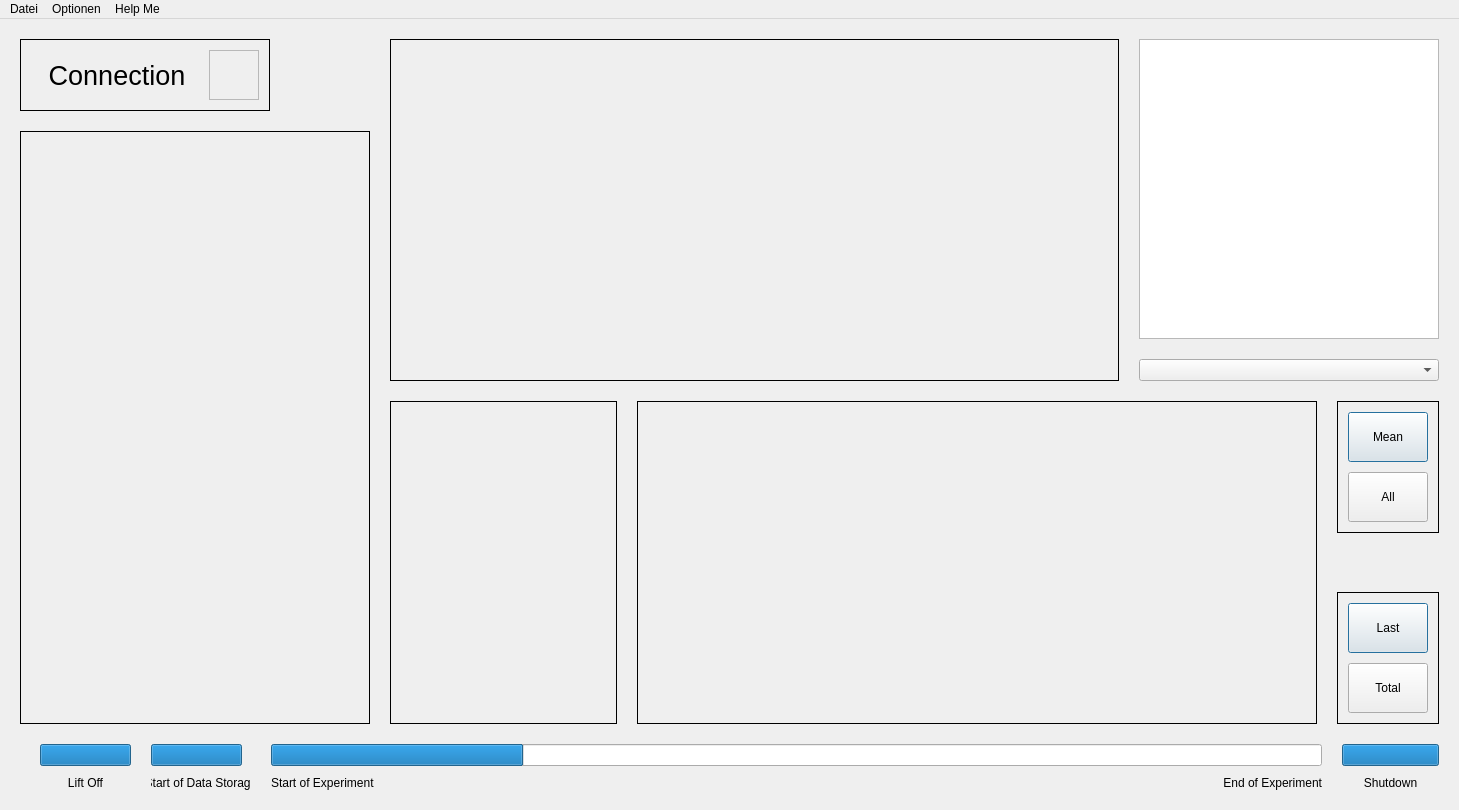
<?xml version="1.0" encoding="UTF-8"?>
<ui version="4.0">
 <class>MainWindow</class>
 <widget class="QMainWindow" name="MainWindow">
  <property name="windowModality">
   <enum>Qt::WindowModality::NonModal</enum>
  </property>
  <property name="geometry">
   <rect>
    <x>0</x>
    <y>0</y>
    <width>1459</width>
    <height>810</height>
   </rect>
  </property>
  <property name="font">
   <font>
    <family>Arial</family>
    <pointsize>9</pointsize>
    <italic>false</italic>
    <bold>false</bold>
    <underline>false</underline>
    <strikeout>false</strikeout>
    <kerning>true</kerning>
   </font>
  </property>
  <property name="cursor">
   <cursorShape>ArrowCursor</cursorShape>
  </property>
  <property name="windowTitle">
   <string>MEEGA - Ground Station</string>
  </property>
  <property name="windowOpacity">
   <double>1.000000000000000</double>
  </property>
  <property name="animated">
   <bool>false</bool>
  </property>
  <widget class="QWidget" name="centralwidget">
   <layout class="QGridLayout" name="gridLayout_2" rowstretch="1,0" columnstretch="1,3">
    <property name="leftMargin">
     <number>20</number>
    </property>
    <property name="topMargin">
     <number>20</number>
    </property>
    <property name="rightMargin">
     <number>20</number>
    </property>
    <property name="bottomMargin">
     <number>20</number>
    </property>
    <property name="spacing">
     <number>20</number>
    </property>
    <item row="0" column="0">
     <layout class="QVBoxLayout" name="verticalLayout" stretch="0,0">
      <property name="spacing">
       <number>20</number>
      </property>
      <property name="sizeConstraint">
       <enum>QLayout::SizeConstraint::SetDefaultConstraint</enum>
      </property>
      <property name="topMargin">
       <number>0</number>
      </property>
      <property name="bottomMargin">
       <number>0</number>
      </property>
      <item>
       <layout class="QHBoxLayout" name="horizontalLayout_6" stretch="1,1">
        <property name="spacing">
         <number>0</number>
        </property>
        <item>
         <widget class="QFrame" name="connectionFrame">
          <property name="sizePolicy">
           <sizepolicy hsizetype="Fixed" vsizetype="Minimum">
            <horstretch>1</horstretch>
            <verstretch>1</verstretch>
           </sizepolicy>
          </property>
          <property name="minimumSize">
           <size>
            <width>250</width>
            <height>70</height>
           </size>
          </property>
          <property name="baseSize">
           <size>
            <width>0</width>
            <height>0</height>
           </size>
          </property>
          <property name="contextMenuPolicy">
           <enum>Qt::ContextMenuPolicy::ActionsContextMenu</enum>
          </property>
          <property name="frameShape">
           <enum>QFrame::Shape::Box</enum>
          </property>
          <property name="frameShadow">
           <enum>QFrame::Shadow::Plain</enum>
          </property>
          <layout class="QHBoxLayout" name="horizontalLayout_3">
           <property name="sizeConstraint">
            <enum>QLayout::SizeConstraint::SetDefaultConstraint</enum>
           </property>
           <property name="leftMargin">
            <number>10</number>
           </property>
           <property name="topMargin">
            <number>10</number>
           </property>
           <property name="rightMargin">
            <number>10</number>
           </property>
           <property name="bottomMargin">
            <number>10</number>
           </property>
           <item>
            <widget class="QLabel" name="label_5">
             <property name="sizePolicy">
              <sizepolicy hsizetype="Minimum" vsizetype="Minimum">
               <horstretch>1</horstretch>
               <verstretch>1</verstretch>
              </sizepolicy>
             </property>
             <property name="minimumSize">
              <size>
               <width>0</width>
               <height>0</height>
              </size>
             </property>
             <property name="font">
              <font>
               <family>Arial</family>
               <pointsize>20</pointsize>
               <italic>false</italic>
               <bold>false</bold>
               <underline>false</underline>
               <strikeout>false</strikeout>
               <kerning>true</kerning>
              </font>
             </property>
             <property name="text">
              <string>Connection</string>
             </property>
             <property name="scaledContents">
              <bool>false</bool>
             </property>
             <property name="alignment">
              <set>Qt::AlignmentFlag::AlignCenter</set>
             </property>
             <property name="textInteractionFlags">
              <set>Qt::TextInteractionFlag::NoTextInteraction</set>
             </property>
            </widget>
           </item>
           <item>
            <widget class="QFrame" name="frame_6">
             <property name="sizePolicy">
              <sizepolicy hsizetype="Fixed" vsizetype="Fixed">
               <horstretch>1</horstretch>
               <verstretch>1</verstretch>
              </sizepolicy>
             </property>
             <property name="minimumSize">
              <size>
               <width>50</width>
               <height>50</height>
              </size>
             </property>
             <property name="frameShape">
              <enum>QFrame::Shape::StyledPanel</enum>
             </property>
             <property name="frameShadow">
              <enum>QFrame::Shadow::Raised</enum>
             </property>
            </widget>
           </item>
          </layout>
         </widget>
        </item>
        <item>
         <spacer name="horizontalSpacer_2">
          <property name="orientation">
           <enum>Qt::Orientation::Horizontal</enum>
          </property>
          <property name="sizeHint" stdset="0">
           <size>
            <width>40</width>
            <height>20</height>
           </size>
          </property>
         </spacer>
        </item>
       </layout>
      </item>
      <item>
       <widget class="QFrame" name="distancePlotFrame">
        <property name="sizePolicy">
         <sizepolicy hsizetype="MinimumExpanding" vsizetype="Preferred">
          <horstretch>0</horstretch>
          <verstretch>10</verstretch>
         </sizepolicy>
        </property>
        <property name="minimumSize">
         <size>
          <width>250</width>
          <height>0</height>
         </size>
        </property>
        <property name="maximumSize">
         <size>
          <width>16777215</width>
          <height>16777215</height>
         </size>
        </property>
        <property name="frameShape">
         <enum>QFrame::Shape::Box</enum>
        </property>
        <property name="frameShadow">
         <enum>QFrame::Shadow::Plain</enum>
        </property>
       </widget>
      </item>
     </layout>
    </item>
    <item row="0" column="1">
     <layout class="QVBoxLayout" name="verticalLayout_2" stretch="1,2">
      <property name="spacing">
       <number>20</number>
      </property>
      <item>
       <layout class="QHBoxLayout" name="horizontalLayout_2">
        <property name="spacing">
         <number>20</number>
        </property>
        <item>
         <widget class="QFrame" name="frame_5">
          <property name="sizePolicy">
           <sizepolicy hsizetype="MinimumExpanding" vsizetype="Preferred">
            <horstretch>0</horstretch>
            <verstretch>0</verstretch>
           </sizepolicy>
          </property>
          <property name="minimumSize">
           <size>
            <width>100</width>
            <height>0</height>
           </size>
          </property>
          <property name="frameShape">
           <enum>QFrame::Shape::Box</enum>
          </property>
          <property name="frameShadow">
           <enum>QFrame::Shadow::Plain</enum>
          </property>
         </widget>
        </item>
        <item>
         <layout class="QVBoxLayout" name="verticalLayout_3">
          <property name="spacing">
           <number>0</number>
          </property>
          <property name="bottomMargin">
           <number>0</number>
          </property>
          <item>
           <widget class="QGraphicsView" name="graphicsView">
            <property name="sizePolicy">
             <sizepolicy hsizetype="Fixed" vsizetype="Fixed">
              <horstretch>0</horstretch>
              <verstretch>0</verstretch>
             </sizepolicy>
            </property>
            <property name="minimumSize">
             <size>
              <width>300</width>
              <height>300</height>
             </size>
            </property>
           </widget>
          </item>
          <item>
           <spacer name="verticalSpacer_2">
            <property name="orientation">
             <enum>Qt::Orientation::Vertical</enum>
            </property>
            <property name="sizeType">
             <enum>QSizePolicy::Policy::MinimumExpanding</enum>
            </property>
            <property name="sizeHint" stdset="0">
             <size>
              <width>20</width>
              <height>20</height>
             </size>
            </property>
           </spacer>
          </item>
          <item>
           <widget class="QComboBox" name="comboBox">
            <property name="currentText">
             <string comment="Recording"/>
            </property>
           </widget>
          </item>
         </layout>
        </item>
       </layout>
      </item>
      <item>
       <layout class="QHBoxLayout" name="horizontalLayout_4" stretch="0,0,0">
        <property name="spacing">
         <number>20</number>
        </property>
        <item>
         <widget class="QFrame" name="frame_2">
          <property name="sizePolicy">
           <sizepolicy hsizetype="Preferred" vsizetype="MinimumExpanding">
            <horstretch>1</horstretch>
            <verstretch>0</verstretch>
           </sizepolicy>
          </property>
          <property name="frameShape">
           <enum>QFrame::Shape::Box</enum>
          </property>
          <property name="frameShadow">
           <enum>QFrame::Shadow::Plain</enum>
          </property>
         </widget>
        </item>
        <item>
         <widget class="QFrame" name="frame">
          <property name="sizePolicy">
           <sizepolicy hsizetype="Preferred" vsizetype="MinimumExpanding">
            <horstretch>3</horstretch>
            <verstretch>0</verstretch>
           </sizepolicy>
          </property>
          <property name="frameShape">
           <enum>QFrame::Shape::Box</enum>
          </property>
         </widget>
        </item>
        <item>
         <layout class="QVBoxLayout" name="verticalLayout_4">
          <property name="spacing">
           <number>0</number>
          </property>
          <property name="leftMargin">
           <number>0</number>
          </property>
          <property name="topMargin">
           <number>0</number>
          </property>
          <property name="rightMargin">
           <number>0</number>
          </property>
          <property name="bottomMargin">
           <number>0</number>
          </property>
          <item>
           <widget class="QFrame" name="frame_3">
            <property name="sizePolicy">
             <sizepolicy hsizetype="Minimum" vsizetype="Fixed">
              <horstretch>1</horstretch>
              <verstretch>0</verstretch>
             </sizepolicy>
            </property>
            <property name="minimumSize">
             <size>
              <width>0</width>
              <height>130</height>
             </size>
            </property>
            <property name="sizeIncrement">
             <size>
              <width>0</width>
              <height>0</height>
             </size>
            </property>
            <property name="frameShape">
             <enum>QFrame::Shape::Box</enum>
            </property>
            <property name="frameShadow">
             <enum>QFrame::Shadow::Plain</enum>
            </property>
            <property name="lineWidth">
             <number>1</number>
            </property>
            <layout class="QVBoxLayout" name="verticalLayout_5">
             <property name="spacing">
              <number>10</number>
             </property>
             <property name="leftMargin">
              <number>10</number>
             </property>
             <property name="topMargin">
              <number>10</number>
             </property>
             <property name="rightMargin">
              <number>10</number>
             </property>
             <property name="bottomMargin">
              <number>10</number>
             </property>
             <item>
              <widget class="QPushButton" name="pushButton">
               <property name="sizePolicy">
                <sizepolicy hsizetype="Fixed" vsizetype="Fixed">
                 <horstretch>1</horstretch>
                 <verstretch>0</verstretch>
                </sizepolicy>
               </property>
               <property name="minimumSize">
                <size>
                 <width>50</width>
                 <height>50</height>
                </size>
               </property>
               <property name="text">
                <string>Mean</string>
               </property>
               <property name="autoDefault">
                <bool>false</bool>
               </property>
               <property name="default">
                <bool>true</bool>
               </property>
               <property name="flat">
                <bool>false</bool>
               </property>
              </widget>
             </item>
             <item>
              <widget class="QPushButton" name="pushButton_2">
               <property name="sizePolicy">
                <sizepolicy hsizetype="Fixed" vsizetype="Fixed">
                 <horstretch>1</horstretch>
                 <verstretch>0</verstretch>
                </sizepolicy>
               </property>
               <property name="minimumSize">
                <size>
                 <width>50</width>
                 <height>50</height>
                </size>
               </property>
               <property name="sizeIncrement">
                <size>
                 <width>0</width>
                 <height>0</height>
                </size>
               </property>
               <property name="baseSize">
                <size>
                 <width>0</width>
                 <height>0</height>
                </size>
               </property>
               <property name="text">
                <string>All</string>
               </property>
              </widget>
             </item>
            </layout>
           </widget>
          </item>
          <item>
           <spacer name="verticalSpacer">
            <property name="orientation">
             <enum>Qt::Orientation::Vertical</enum>
            </property>
            <property name="sizeType">
             <enum>QSizePolicy::Policy::MinimumExpanding</enum>
            </property>
            <property name="sizeHint" stdset="0">
             <size>
              <width>20</width>
              <height>50</height>
             </size>
            </property>
           </spacer>
          </item>
          <item>
           <widget class="QFrame" name="frame_4">
            <property name="sizePolicy">
             <sizepolicy hsizetype="Minimum" vsizetype="Fixed">
              <horstretch>1</horstretch>
              <verstretch>0</verstretch>
             </sizepolicy>
            </property>
            <property name="minimumSize">
             <size>
              <width>0</width>
              <height>130</height>
             </size>
            </property>
            <property name="frameShape">
             <enum>QFrame::Shape::Box</enum>
            </property>
            <property name="frameShadow">
             <enum>QFrame::Shadow::Plain</enum>
            </property>
            <layout class="QVBoxLayout" name="verticalLayout_6">
             <property name="spacing">
              <number>10</number>
             </property>
             <property name="leftMargin">
              <number>10</number>
             </property>
             <property name="topMargin">
              <number>10</number>
             </property>
             <property name="rightMargin">
              <number>10</number>
             </property>
             <property name="bottomMargin">
              <number>10</number>
             </property>
             <item>
              <widget class="QPushButton" name="pushButton_3">
               <property name="sizePolicy">
                <sizepolicy hsizetype="Fixed" vsizetype="Fixed">
                 <horstretch>1</horstretch>
                 <verstretch>0</verstretch>
                </sizepolicy>
               </property>
               <property name="minimumSize">
                <size>
                 <width>50</width>
                 <height>50</height>
                </size>
               </property>
               <property name="text">
                <string>Last</string>
               </property>
               <property name="default">
                <bool>true</bool>
               </property>
              </widget>
             </item>
             <item>
              <widget class="QPushButton" name="pushButton_4">
               <property name="sizePolicy">
                <sizepolicy hsizetype="Fixed" vsizetype="Fixed">
                 <horstretch>1</horstretch>
                 <verstretch>0</verstretch>
                </sizepolicy>
               </property>
               <property name="minimumSize">
                <size>
                 <width>50</width>
                 <height>50</height>
                </size>
               </property>
               <property name="text">
                <string>Total</string>
               </property>
              </widget>
             </item>
            </layout>
           </widget>
          </item>
         </layout>
        </item>
       </layout>
      </item>
     </layout>
    </item>
    <item row="1" column="0" colspan="2">
     <layout class="QGridLayout" name="gridLayout" columnstretch="0,0,0,0,0,0,0">
      <property name="sizeConstraint">
       <enum>QLayout::SizeConstraint::SetDefaultConstraint</enum>
      </property>
      <property name="leftMargin">
       <number>20</number>
      </property>
      <property name="rightMargin">
       <number>0</number>
      </property>
      <property name="horizontalSpacing">
       <number>0</number>
      </property>
      <property name="verticalSpacing">
       <number>10</number>
      </property>
      <item row="1" column="0">
       <widget class="QLabel" name="label">
        <property name="sizePolicy">
         <sizepolicy hsizetype="Minimum" vsizetype="Fixed">
          <horstretch>0</horstretch>
          <verstretch>0</verstretch>
         </sizepolicy>
        </property>
        <property name="text">
         <string>Lift Off</string>
        </property>
        <property name="alignment">
         <set>Qt::AlignmentFlag::AlignCenter</set>
        </property>
       </widget>
      </item>
      <item row="0" column="0">
       <widget class="QProgressBar" name="progressBar_2">
        <property name="sizePolicy">
         <sizepolicy hsizetype="Fixed" vsizetype="Fixed">
          <horstretch>1</horstretch>
          <verstretch>0</verstretch>
         </sizepolicy>
        </property>
        <property name="minimumSize">
         <size>
          <width>50</width>
          <height>0</height>
         </size>
        </property>
        <property name="value">
         <number>100</number>
        </property>
        <property name="alignment">
         <set>Qt::AlignmentFlag::AlignCenter</set>
        </property>
        <property name="format">
         <string/>
        </property>
       </widget>
      </item>
      <item row="0" column="1">
       <spacer name="horizontalSpacer_3">
        <property name="orientation">
         <enum>Qt::Orientation::Horizontal</enum>
        </property>
        <property name="sizeType">
         <enum>QSizePolicy::Policy::MinimumExpanding</enum>
        </property>
        <property name="sizeHint" stdset="0">
         <size>
          <width>20</width>
          <height>20</height>
         </size>
        </property>
       </spacer>
      </item>
      <item row="1" column="2">
       <widget class="QLabel" name="label_2">
        <property name="sizePolicy">
         <sizepolicy hsizetype="Minimum" vsizetype="Fixed">
          <horstretch>0</horstretch>
          <verstretch>0</verstretch>
         </sizepolicy>
        </property>
        <property name="minimumSize">
         <size>
          <width>100</width>
          <height>0</height>
         </size>
        </property>
        <property name="layoutDirection">
         <enum>Qt::LayoutDirection::LeftToRight</enum>
        </property>
        <property name="text">
         <string>Start of Data Storage</string>
        </property>
        <property name="alignment">
         <set>Qt::AlignmentFlag::AlignCenter</set>
        </property>
       </widget>
      </item>
      <item row="0" column="2">
       <widget class="QProgressBar" name="progressBar_3">
        <property name="sizePolicy">
         <sizepolicy hsizetype="Fixed" vsizetype="Fixed">
          <horstretch>1</horstretch>
          <verstretch>0</verstretch>
         </sizepolicy>
        </property>
        <property name="minimumSize">
         <size>
          <width>50</width>
          <height>0</height>
         </size>
        </property>
        <property name="minimum">
         <number>0</number>
        </property>
        <property name="value">
         <number>100</number>
        </property>
        <property name="alignment">
         <set>Qt::AlignmentFlag::AlignCenter</set>
        </property>
        <property name="format">
         <string/>
        </property>
       </widget>
      </item>
      <item row="1" column="6">
       <widget class="QLabel" name="label_6">
        <property name="sizePolicy">
         <sizepolicy hsizetype="Minimum" vsizetype="Preferred">
          <horstretch>0</horstretch>
          <verstretch>0</verstretch>
         </sizepolicy>
        </property>
        <property name="minimumSize">
         <size>
          <width>97</width>
          <height>0</height>
         </size>
        </property>
        <property name="text">
         <string>Shutdown</string>
        </property>
        <property name="alignment">
         <set>Qt::AlignmentFlag::AlignCenter</set>
        </property>
       </widget>
      </item>
      <item row="0" column="3">
       <spacer name="horizontalSpacer">
        <property name="orientation">
         <enum>Qt::Orientation::Horizontal</enum>
        </property>
        <property name="sizeType">
         <enum>QSizePolicy::Policy::MinimumExpanding</enum>
        </property>
        <property name="sizeHint" stdset="0">
         <size>
          <width>20</width>
          <height>20</height>
         </size>
        </property>
       </spacer>
      </item>
      <item row="0" column="4">
       <widget class="QProgressBar" name="progressBar">
        <property name="sizePolicy">
         <sizepolicy hsizetype="Minimum" vsizetype="Fixed">
          <horstretch>6</horstretch>
          <verstretch>0</verstretch>
         </sizepolicy>
        </property>
        <property name="minimumSize">
         <size>
          <width>100</width>
          <height>0</height>
         </size>
        </property>
        <property name="value">
         <number>24</number>
        </property>
        <property name="alignment">
         <set>Qt::AlignmentFlag::AlignCenter</set>
        </property>
        <property name="format">
         <string/>
        </property>
       </widget>
      </item>
      <item row="0" column="6">
       <widget class="QProgressBar" name="progressBar_4">
        <property name="sizePolicy">
         <sizepolicy hsizetype="Fixed" vsizetype="Fixed">
          <horstretch>1</horstretch>
          <verstretch>0</verstretch>
         </sizepolicy>
        </property>
        <property name="minimumSize">
         <size>
          <width>97</width>
          <height>0</height>
         </size>
        </property>
        <property name="baseSize">
         <size>
          <width>97</width>
          <height>0</height>
         </size>
        </property>
        <property name="value">
         <number>100</number>
        </property>
        <property name="alignment">
         <set>Qt::AlignmentFlag::AlignCenter</set>
        </property>
        <property name="format">
         <string/>
        </property>
       </widget>
      </item>
      <item row="1" column="4">
       <layout class="QHBoxLayout" name="horizontalLayout">
        <property name="spacing">
         <number>20</number>
        </property>
        <item>
         <widget class="QLabel" name="label_3">
          <property name="sizePolicy">
           <sizepolicy hsizetype="Fixed" vsizetype="Fixed">
            <horstretch>0</horstretch>
            <verstretch>0</verstretch>
           </sizepolicy>
          </property>
          <property name="text">
           <string>Start of Experiment</string>
          </property>
         </widget>
        </item>
        <item>
         <widget class="QLabel" name="label_4">
          <property name="sizePolicy">
           <sizepolicy hsizetype="Minimum" vsizetype="Fixed">
            <horstretch>0</horstretch>
            <verstretch>0</verstretch>
           </sizepolicy>
          </property>
          <property name="text">
           <string>End of Experiment</string>
          </property>
          <property name="alignment">
           <set>Qt::AlignmentFlag::AlignRight|Qt::AlignmentFlag::AlignTrailing|Qt::AlignmentFlag::AlignVCenter</set>
          </property>
         </widget>
        </item>
       </layout>
      </item>
      <item row="0" column="5">
       <spacer name="horizontalSpacer_4">
        <property name="orientation">
         <enum>Qt::Orientation::Horizontal</enum>
        </property>
        <property name="sizeHint" stdset="0">
         <size>
          <width>20</width>
          <height>20</height>
         </size>
        </property>
       </spacer>
      </item>
     </layout>
    </item>
   </layout>
  </widget>
  <widget class="QMenuBar" name="menubar">
   <property name="enabled">
    <bool>true</bool>
   </property>
   <property name="geometry">
    <rect>
     <x>0</x>
     <y>0</y>
     <width>1459</width>
     <height>20</height>
    </rect>
   </property>
   <widget class="QMenu" name="menuDatei">
    <property name="title">
     <string>Datei</string>
    </property>
   </widget>
   <widget class="QMenu" name="menuOptionen">
    <property name="title">
     <string>Optionen</string>
    </property>
   </widget>
   <widget class="QMenu" name="menuHelp_Me">
    <property name="title">
     <string>Help Me</string>
    </property>
    <addaction name="actionYou_Cant_Help_Me"/>
   </widget>
   <addaction name="menuDatei"/>
   <addaction name="menuOptionen"/>
   <addaction name="menuHelp_Me"/>
  </widget>
  <action name="actionYou_Cant_Help_Me">
   <property name="text">
    <string>You Cant Help Me</string>
   </property>
  </action>
 </widget>
 <resources/>
 <connections/>
</ui>
